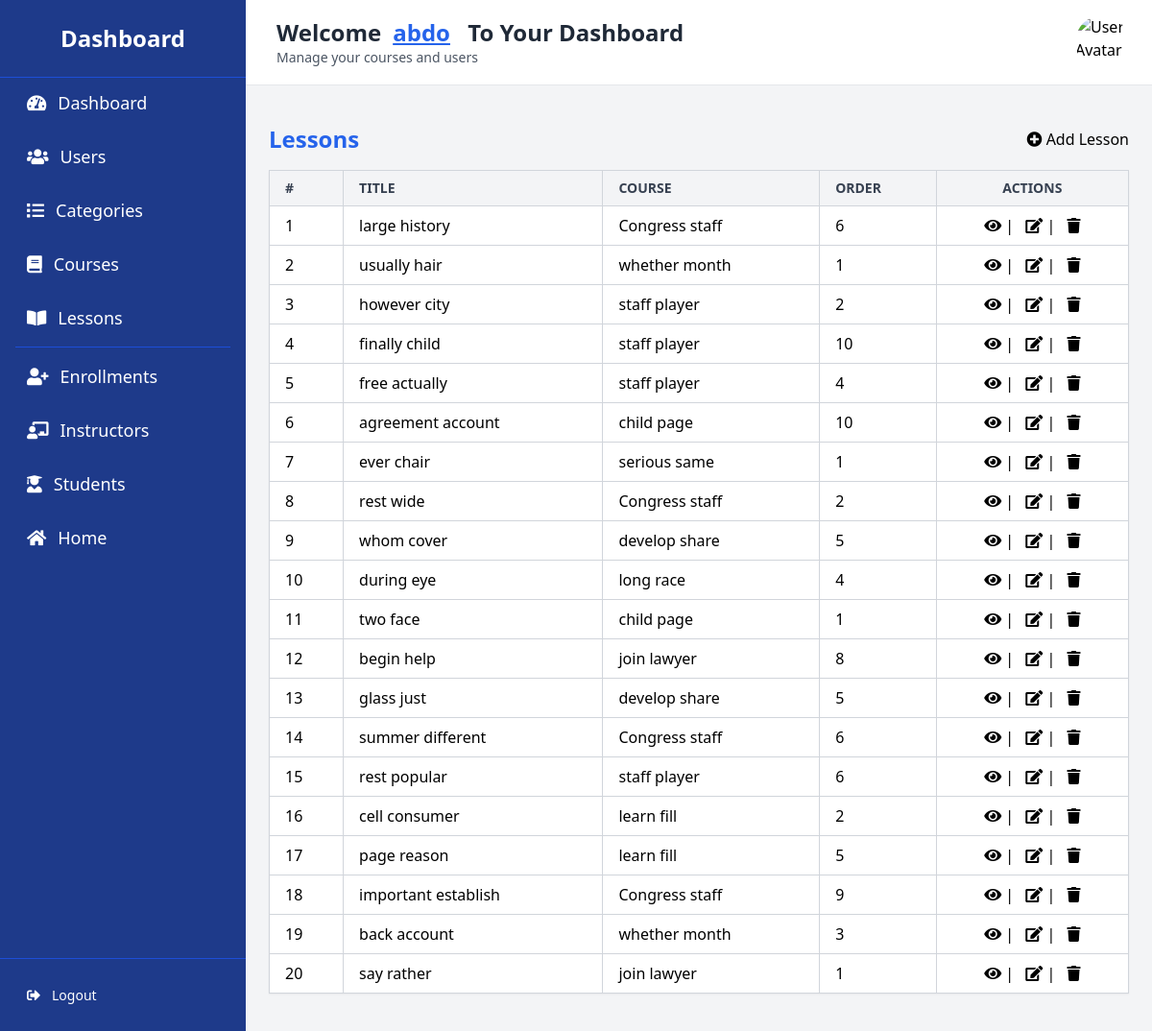
The page /dashboard/lessons/ (signed in) on the database its author committed.
### users/models.py (models this page shows, shortened)
class CustomUser(AbstractUser):
    phone = models.CharField(max_length=15, blank=True, null=True)
    address = models.CharField(max_length=255, blank=True, null=True)
    age = models.PositiveIntegerField(null=True, blank=True)
    is_student = models.BooleanField(default=True)
    is_instructor = models.BooleanField(default=False)
    is_active = models.BooleanField(default=True)

### courses/models.py (models this page shows, shortened)
class Lesson(models.Model):
    course = models.ForeignKey(Course, on_delete=models.CASCADE)
    title = models.CharField(max_length=255)
    description = models.TextField()
    video_url = models.URLField()
    order = models.PositiveIntegerField(default=0)
    created_at = models.DateTimeField(auto_now_add=True)

class Course(models.Model):
    title = models.CharField(max_length=255)
    description = models.TextField()
    price = models.DecimalField(max_digits=10, decimal_places=2, default=0)
    image = models.ImageField(upload_to='course_images/', null=True, blank=True)
    created_at = models.DateTimeField(auto_now_add=True)
    category = models.ForeignKey(
        Category,
        on_delete=models.CASCADE,
        related_name='courses',
        null=True,
        blank=True
    )
    def __str__(self):
        return self.title

### dashboard/views.py (the view)
# urls.py: path('lessons/', LessonListView.as_view(), name='lesson_list'),
class LessonListView(LoginRequiredMixin, ListView):
    model = Lesson
    template_name = 'dashboard/lesson_list.html'
    context_object_name = 'lessons'

### templates/dashboard/lesson_list.html
{% extends 'base_dashboard.html' %}
{% block content %}
<div class="container mx-auto my-4">
    <div class="flex justify-between items-center mb-4">
        <h2 class="text-2xl font-bold text-blue-600">Lessons</h2>
        <a href="{% url 'dashboard:lesson_add' %}" class="btn btn-success">
            <i class="fas fa-plus-circle"></i> Add Lesson
        </a>
    </div>
    <div class="overflow-x-auto">
        <table class="table-auto border-collapse border border-gray-300 w-full text-left bg-white shadow-sm">
            <thead class="bg-gray-100">
                <tr class="text-gray-700 uppercase text-sm">
                    <th scope="col" class="border border-gray-300 px-4 py-2">#</th>
                    <th scope="col" class="border border-gray-300 px-4 py-2">Title</th>
                    <th scope="col" class="border border-gray-300 px-4 py-2">Course</th>
                    <th scope="col" class="border border-gray-300 px-4 py-2">Order</th>
                    <th scope="col" class="border border-gray-300 px-4 py-2 text-center">Actions</th>
                </tr>
            </thead>
            <tbody>
                {% if lessons %}
                    {% for lesson in lessons %}
                    <tr class="hover:bg-gray-50">
                        <td class="border border-gray-300 px-4 py-2">{{ forloop.counter }}</td>
                        <td class="border border-gray-300 px-4 py-2">{{ lesson.title }}</td>
                        <td class="border border-gray-300 px-4 py-2">{{ lesson.course }}</td>
                        <td class="border border-gray-300 px-4 py-2">{{ lesson.order }}</td>
                        <td class="border border-gray-300 px-4 py-2 text-center">
                            <div class="inline-flex space-x-2">
                                <a href="{% url 'dashboard:lesson_detail' lesson.pk %}"
                                   class="btn btn-info btn-sm" title="View Lesson">
                                    <i class="fas fa-eye"></i>
                                </a> |
                                <a href="{% url 'dashboard:lesson_edit' lesson.pk %}"
                                   class="btn btn-warning btn-sm" title="Edit Lesson">
                                    <i class="fas fa-edit"></i>
                                </a> |
                                <a href="{% url 'dashboard:lesson_delete' lesson.pk %}"
                                   class="btn btn-danger btn-sm" title="Delete Lesson">
                                    <i class="fas fa-trash"></i>
                                </a>
                            </div>
                        </td>
                    </tr>
                    {% endfor %}
                {% else %}
                <tr>
                    <td colspan="5" class="border border-gray-300 px-4 py-2 text-center text-gray-600">
                        No lessons available
                    </td>
                </tr>
                {% endif %}
            </tbody>
        </table>
    </div>
</div>
{% endblock %}

### templates/base_dashboard.html (shortened to what this page needs)
<!DOCTYPE html>
<html lang="en">
    {% load static %}
    <head>
        <link href="{% static 'css/tailwind.css' %}" rel="stylesheet">
        <link href="https://cdnjs.cloudflare.com/ajax/libs/font-awesome/5.15.4/css/all.min.css"
              rel="stylesheet">
    </head>
    <body class="bg-gray-100 font-sans leading-normal tracking-normal">
        <div class="flex h-screen">
            <div id="sidebar"
                 class="w-64 bg-blue-900 text-white flex flex-col fixed inset-y-0 left-0 transform -translate-x-full md:translate-x-0 transition-transform duration-300 z-50"
                 role="navigation"
                 aria-label="Sidebar">
                <h2 class="text-2xl font-bold text-center py-6 border-b border-blue-700">Dashboard</h2>
                <ul class="flex-1 px-4 space-y-1 overflow-y-auto">
                    <li>
                        <a href="{% url 'dashboard:dashboard_home' %}"
                           class="flex items-center text-lg p-3 rounded-md hover:bg-blue-700 transition">
                            <i class="fas fa-tachometer-alt mr-3"></i> Dashboard
                        </a>
                    </li>
                    <li>
                        <a href="{% url 'dashboard:users_list' %}"
                           class="flex items-center text-lg p-3 rounded-md hover:bg-blue-700 transition">
                            <i class="fas fa-users mr-3"></i> Users
                        </a>
                    </li>
                    <li>
                        <a href="{% url 'dashboard:category_list' %}"
                           class="flex items-center text-lg p-3 rounded-md hover:bg-blue-700 transition">
                            <i class="fas fa-list mr-3"></i> Categories
                        </a>
                    </li>
                    <li>
                        <a href="{% url 'dashboard:course_list' %}"
                           class="flex items-center text-lg p-3 rounded-md hover:bg-blue-700 transition">
                            <i class="fas fa-book mr-3"></i> Courses
                        </a>
                    </li>
                    <li>
                        <a href="{% url 'dashboard:lesson_list' %}"
                           class="flex items-center text-lg p-3 rounded-md hover:bg-blue-700 transition">
                            <i class="fas fa-book-open mr-3"></i> Lessons
                        </a>
                    </li>
                    <li class="border-t border-blue-700"></li>
                    <li>
                        <a href="{% url 'dashboard:enrollment_list' %}"
                           class="flex items-center text-lg p-3 rounded-md hover:bg-blue-700 transition">
                            <i class="fas fa-user-plus mr-3"></i> Enrollments
                        </a>
                    </li>
                    <li>
                        <a href="{% url 'dashboard:instructor_list' %}"
                           class="flex items-center text-lg p-3 rounded-md hover:bg-blue-700 transition">
                            <i class="fas fa-chalkboard-teacher mr-3"></i> Instructors
                        </a>
                    </li>
                    <li>
                        <a href="{% url 'dashboard:student_list' %}"
                           class="flex items-center text-lg p-3 rounded-md hover:bg-blue-700 transition">
                            <i class="fas fa-user-graduate mr-3"></i> Students
                        </a>
                    </li>
                    <li>
                        <a href="{% url 'index' %}"
                           class="flex items-center text-lg p-3 rounded-md hover:bg-blue-700 transition">
                            <i class="fas fa-home mr-3"></i> Home
                        </a>
                    </li>
                </ul>
                <div class="border-t border-blue-700"></div>
                <div class="p-4">
                    <a href="{% url 'logout' %}"
                       class="flex items-center text-sm p-3 rounded-md hover:bg-blue-700 transition">
                        <i class="fas fa-sign-out-alt mr-3"></i> Logout
                    </a>
                </div>
            </div>
            <div class="flex-1 flex flex-col overflow-hidden md:ml-64">
                <header class="bg-white shadow p-4 flex justify-between items-center border-b border-gray-200">
                    <div class="flex items-center space-x-4">
                        <div>
                            <h1 class="text-2xl font-semibold text-gray-800">
                                Welcome<span class="ml-3 text-blue-600 capitalize underline">{{ user.username }}</span>
                                <span class="ml-3 text-gray-800 hidden md:inline-block">To Your Dashboard</span>
                            </h1>
                            <p class="text-sm text-gray-600">Manage your courses and users</p>
                        </div>
                    </div>
                    <div class="flex items-center">
                        <img src="{{ user.profile.profile_picture }}"
                             alt="User Avatar"
                             class="rounded-full w-14 h-14 mx-2">
                    </div>
                </header>
                <main class="flex-1 bg-gray-100 p-6 overflow-y-auto">
                    {% block content %}{% endblock %}
                </main>
            </div>
        </div>
    </body>
</html>

### rows shown on the page
CustomUser: username "Abdo"
Lesson: title "large history", course "Congress staff", order "6"
Lesson: title "usually hair", course "whether month", order "1"
Lesson: title "however city", course "staff player", order "2"
Lesson: title "finally child", course "staff player", order "10"
Lesson: title "free actually", course "staff player", order "4"
Lesson: title "agreement account", course "child page", order "10"
Lesson: title "ever chair", course "serious same", order "1"
Lesson: title "rest wide", course "Congress staff", order "2"
Lesson: title "whom cover", course "develop share", order "5"
Lesson: title "during eye", course "long race", order "4"
Lesson: title "two face", course "child page", order "1"
Lesson: title "begin help", course "join lawyer", order "8"
Lesson: title "glass just", course "develop share", order "5"
Lesson: title "summer different", course "Congress staff", order "6"
Lesson: title "rest popular", course "staff player", order "6"
Lesson: title "cell consumer", course "learn fill", order "2"
Lesson: title "page reason", course "learn fill", order "5"
Lesson: title "important establish", course "Congress staff", order "9"
Lesson: title "back account", course "whether month", order "3"
Lesson: title "say rather", course "join lawyer", order "1"
